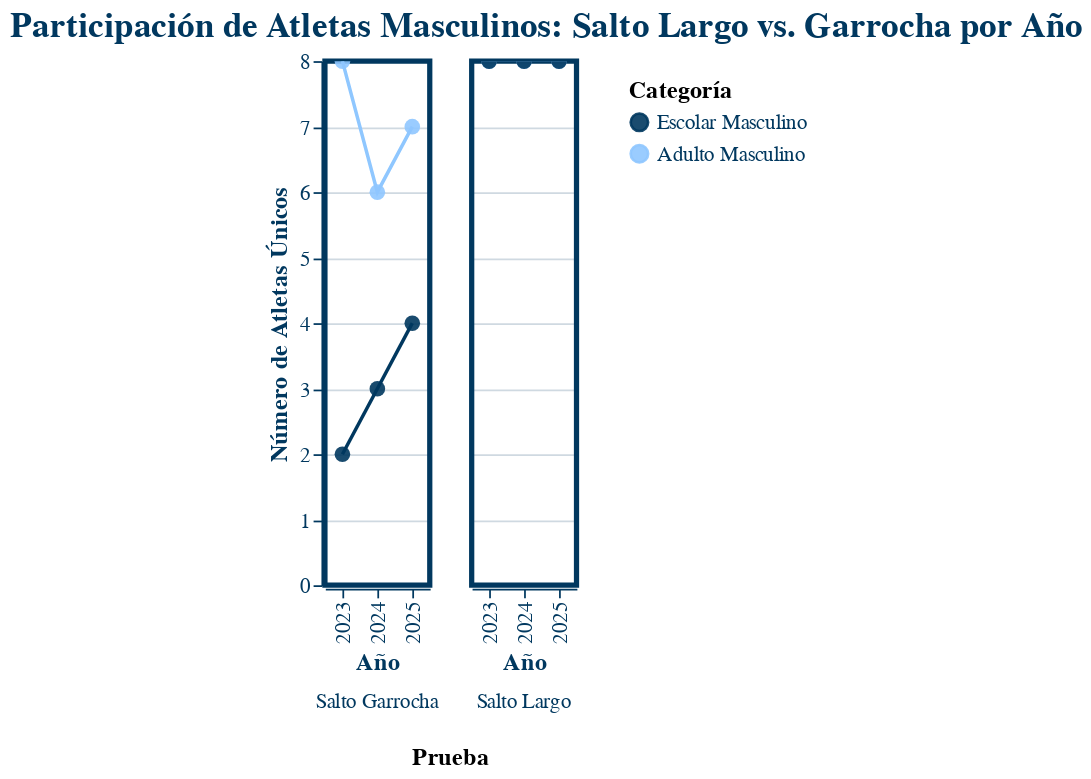
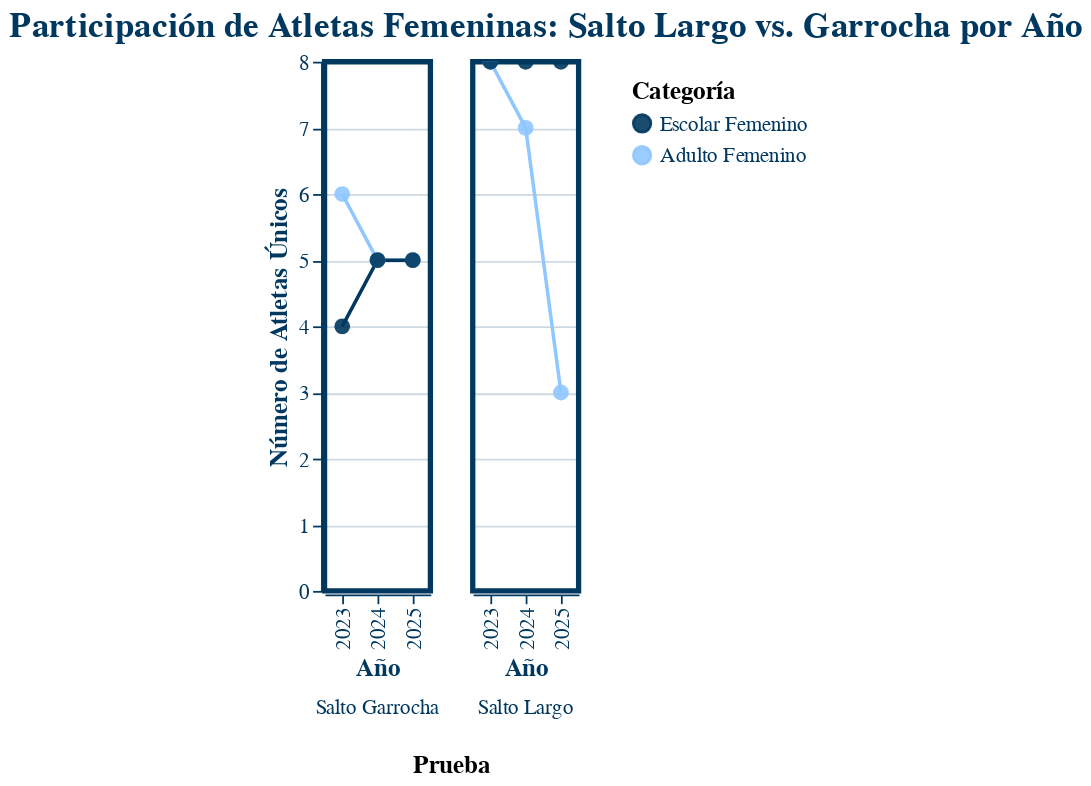

Here is the notebook cell these charts were saved with, in order:
### Code cell
import pandas as pd
import altair as alt
from IPython.display import display, Markdown

# ==============================================================================
# 1. SETUP DE TEMA PERSONALIZADO (Basado en el CSS)
# ==============================================================================

# Colores y fuentes de tu CSS
primary_dark = "#01385F"
secondary_light = "#8fc7ff"
regular_font = 'Rubik-Regular, sans-serif'
bold_font = 'Rubik-ExtraBold, sans-serif'

def custom_webstory_theme():
    return {
        "config": {
            "view": {"stroke": primary_dark, "fill": "#FFFFFF", "strokeWidth": 3},
            "title": {"font": bold_font, "fontSize": 20, "color": primary_dark, "anchor": "middle"},
            "axis": {
                "titleFont": regular_font, "titleFontSize": 14, "titleColor": primary_dark,
                "labelFont": regular_font, "labelFontSize": 12, "labelColor": primary_dark,
                "gridColor": primary_dark + "30", "domainColor": primary_dark, "tickColor": primary_dark
            },
            "header": {
                "titleFont": bold_font, "titleFontSize": 14, "color": primary_dark,
                "labelFont": regular_font, "labelFontSize": 12, "labelColor": primary_dark
            },
            "legend": {
                "titleFont": bold_font, "titleFontSize": 14, "color": primary_dark,
                "labelFont": regular_font, "labelFontSize": 12, "labelColor": primary_dark, "padding": 10
            },
            "range": {
                "category": [secondary_light, primary_dark]
            }
        }
    }

alt.themes.register("webstory_style", custom_webstory_theme)
alt.themes.enable("webstory_style")


# ==============================================================================
# 2. CARGA Y PRE-PROCESAMIENTO DE DATOS
# ==============================================================================

# Cargar el archivo de datos (Asegúrate de que el archivo esté subido a Colab)
try:
    df = pd.read_csv("Florencia_database_utilizada 2.csv", delimiter=';', encoding='latin1')
except FileNotFoundError:
    display(Markdown("---ERROR: Archivo CSV no encontrado. Por favor, sube 'Florencia_database_utilizada 2.csv' a Google Colab.---"))
    exit()

events_to_analyze = ['Salto Largo', 'Salto Garrocha']
df_filtered = df[df['Prueba'].isin(events_to_analyze)].copy()

# Datos de participación por año (para gráficos de líneas y puntos)
participation_df = df_filtered.groupby(['Prueba', 'A\x96o', 'Categoria'])['Nombre Atleta'].nunique().reset_index()
participation_df.rename(columns={'Nombre Atleta': 'Participacion', 'A\x96o': 'Año'}, inplace=True)

# Datos de participación total (para cálculos de cierre y gráfico atómico)
vis_data = df_filtered.groupby(['Prueba', 'Categoria'])['Nombre Atleta'].nunique().reset_index()
vis_data.rename(columns={'Nombre Atleta': 'Total_Participacion'}, inplace=True)
participation_pivot = vis_data.pivot(index='Categoria', columns='Prueba', values='Total_Participacion').fillna(0)


# ==============================================================================
# 3. CÁLCULOS PARA PREGUNTAS DE CIERRE
# ==============================================================================

# Q1: Magnitud de la Brecha (Escolar)
escolar_data = participation_pivot[participation_pivot.index.str.contains('Escolar')]
total_largo_escolar = escolar_data['Salto Largo'].sum()
total_garrocha_escolar = escolar_data['Salto Garrocha'].sum()
brecha_escolar = total_largo_escolar - total_garrocha_escolar

# Q2: Distribución de la Escasez (Garrocha)
garrocha_data = participation_pivot[['Salto Garrocha']]
min_garrocha_categoria = garrocha_data['Salto Garrocha'].idxmin()

# Q3: Comparación de Género (Proporcionalidad)
masc_largo = participation_pivot[participation_pivot.index.str.contains('Masculino')]['Salto Largo'].sum()
masc_garrocha = participation_pivot[participation_pivot.index.str.contains('Masculino')]['Salto Garrocha'].sum()
ratio_masc = masc_largo / masc_garrocha if masc_garrocha > 0 else float('inf')

fem_largo = participation_pivot[participation_pivot.index.str.contains('Femenino')]['Salto Largo'].sum()
fem_garrocha = participation_pivot[participation_pivot.index.str.contains('Femenino')]['Salto Garrocha'].sum()
ratio_fem = fem_largo / fem_garrocha if fem_garrocha > 0 else float('inf')


# ==============================================================================
# 4. FUNCIONES DE GENERACIÓN DE GRÁFICOS
# ==============================================================================

def generate_line_chart(df_data, gender_filter, title_suffix, color_scale_domain):
    """Genera el gráfico de líneas y puntos con el tema personalizado."""

    df_filtered_gender = df_data[df_data['Categoria'].str.contains(gender_filter)].copy()

    color_scale = alt.Scale(
        domain=color_scale_domain,
        range=[primary_dark, secondary_light] # Adulto (Oscuro) y Escolar (Claro)
    )

    base = alt.Chart(df_filtered_gender).encode(
        x=alt.X('Año:O', axis=alt.Axis(title='Año')),
        y=alt.Y('Participacion:Q', axis=alt.Axis(title='Número de Atletas Únicos')),
        color=alt.Color('Categoria:N', title='Categoría', scale=color_scale)
    )

    line = base.mark_line().encode(
        tooltip=['Año:O', 'Categoria:N', alt.Tooltip('Participacion:Q', title='Participación')]
    )

    points = base.mark_point(filled=True, size=80, strokeWidth=1, opacity=0.9).encode(
        tooltip=['Año:O', 'Categoria:N', alt.Tooltip('Participacion:Q', title='Participación')]
    )

    chart = (line + points).facet(
        column=alt.Column('Prueba:N', header=alt.Header(titleOrient="bottom", labelOrient="bottom"), title='Prueba')
    ).properties(
        title=f'Participación de Atletas {title_suffix}: Salto Largo vs. Garrocha por Año'
    ).interactive()

    return chart

def generate_atomic_chart(df_data):
    """Genera el gráfico de barras agrupadas para el cierre."""

    color_scale = alt.Scale(
        domain=['Salto Largo', 'Salto Garrocha'],
        range=[secondary_light, primary_dark] # Largo (Claro) vs Garrocha (Oscuro)
    )

    base = alt.Chart(df_data).encode(
        y=alt.Y('Total_Participacion:Q', title='Total de Atletas Únicos (2023-2025)'),
        x=alt.X('Prueba:N', title='Prueba', axis=None),
        color=alt.Color('Prueba:N', scale=color_scale, title='Prueba'),
        tooltip=['Categoria:N', 'Prueba:N', alt.Tooltip('Total_Participacion:Q', title='Participación Total')]
    )

    bars = base.mark_bar().properties(height=300)

    text = base.mark_text(
        align='center',
        baseline='bottom',
        dy=-5,
        color=primary_dark
    ).encode(
        text=alt.Text('Total_Participacion:Q', format=',.0f'),
        order=alt.Order('Total_Participacion', sort='descending')
    )

    chart = (bars + text).properties(
        title='Diferencia de Participación Absoluta por Categoría (Total Atletas 2023-2025)'
    ).facet(
        column=alt.Column('Categoria:N', header=alt.Header(titleOrient="top", labelOrient="bottom", title='Categoría'))
    ).resolve_scale(
        x='independent'
    ).interactive()

    return chart

# ==============================================================================
# 5. CRÓNICA Y PRESENTACIÓN DE RESULTADOS (Texto Ajustado)
# ==============================================================================

# Texto Introductorio
cronica_markdown = f"""
#Una mejora de resultados que aún no se refleja en el salto con garrocha

El reporte de resultados, tanto en lanzamientos, como en 800 metros planos, no refleja la infraestructura y la participación en las pruebas de salto. Es por esto que analizamos la magnitud y distribución de la escasez, utilizando los datos de participación absoluta.

---

## **Las cifras de la desigualdad**

El siguiente gráfico compara la participación total en **salto largo** y **salto con garrocha** por categoría, revela las cifras exactas que sustentan la necesidad urgente de infraestructura, tal como las pistas de alta competencia públicas, que hoy se limitan a regiones como Limache en la Región de Valparaíso (Fuente: Limache inauguró moderna Pista Atlética de Alta Competencia.pdf) y las de la Región Metropolitana, como el Estadio Nacional reconstruido para los Juegos Panamericanos Santiago 2023.

---
### Participación de atletas por año

A continuación, la evolución de la participación anual por género:
"""

# Texto de Cierre y Respuestas a Preguntas
cierre_markdown = f"""
---
## **Análisis de la brecha: preguntas y respuestas**

A continuación, las respuestas a nuestras preguntas de cierre, basadas en el análisis de la participación total, entre 2023 y 2025, junto a su visualización:

1.  **Magnitud de la brecha en categoría escolar**
    * **Pregunta:** ¿Cuál es la diferencia absoluta de atletas únicos entre salto largo y salto garrocha en las categorías Escolares masculina y femenina?
    * **Respuesta:** En la categoría Escolar, hay **{int(brecha_escolar)} atletas únicos más** participando en salto largo que en salto con garrocha.

2.  **Distribución de la escasez**
    * **Pregunta:** ¿En qué categoría se concentra la menor participación absoluta en salto con garrocha a nivel nacional?
    * **Respuesta:** La menor participación absoluta en salto con garrocha se concentra en la categoría **{min_garrocha_categoria}**, con solo **{int(garrocha_data.loc[min_garrocha_categoria]['Salto Garrocha'])} atletas únicos** en el periodo analizado.

3.  **Comparación de Género**
    * **Pregunta:** ¿La brecha de participación entre salto largo y salto garrocha es proporcionalmente mayor en categorías masculinas o femeninas?
    * **Respuesta:** La diferencia de participación es **proporcionalmente mayor** en las categorías **Femeninas**, rango de **{ratio_fem:.2f} veces más** participantes en largo que en garrocha, en comparación con las categorías Masculinas, que es **{ratio_masc:.2f} veces** más.

> Las categorías femeninas, especialmente la adulta, enfrentan la mayor escasez relativa de atletas en salto con garrocha. Esto refuerza el argumento de que la falta de acceso a instalaciones especializadas de nivel superior, como la nueva pista del Estadio Nacional, anunciada por Fedachi en 2023, que sí soporta estas pruebas, impacta de manera más aguda en el desarrollo de esta especialidad en el país.

"""

# ==============================================================================
# 6. ORDEN DE DESPLIEGUE EN COLAB
# ==============================================================================

# 6.1 Mostrar la Crónica Introductoria
display(Markdown(cronica_markdown))

# 6.2 Generar y mostrar el Gráfico Masculino (Líneas y Puntos)
display(generate_line_chart(
    participation_df,
    'Masculino',
    'Masculinos',
    ['Escolar Masculino', 'Adulto Masculino']
))

# 6.3 Generar y mostrar el Gráfico Femenino (Líneas y Puntos)
display(generate_line_chart(
    participation_df,
    'Femenino',
    'Femeninas',
    ['Escolar Femenino', 'Adulto Femenino']
))

# 6.4 Mostrar el Cierre y las Preguntas de Investigación
display(Markdown(cierre_markdown))

# 6.5 Generar y mostrar el Gráfico Atómico de Cierre
display(generate_atomic_chart(vis_data))

### Figure 1 — Vega-Lite specification as saved in the notebook (floating-point values rounded to 4 significant figures)
{"config": {"view": {"stroke": "#01385F", "fill": "#FFFFFF", "strokeWidth": 3}, "title": {"font": "Rubik-ExtraBold, sans-serif", "fontSize": 20, "color": "#01385F", "anchor": "middle"}, "axis": {"titleFont": "Rubik-Regular, sans-serif", "titleFontSize": 14, "titleColor": "#01385F", "labelFont": "Rubik-Regular, sans-serif", "labelFontSize": 12, "labelColor": "#01385F", "gridColor": "#01385F30", "domainColor": "#01385F", "tickColor": "#01385F"}, "header": {"titleFont": "Rubik-ExtraBold, sans-serif", "titleFontSize": 14, "color": "#01385F", "labelFont": "Rubik-Regular, sans-serif", "labelFontSize": 12, "labelColor": "#01385F"}, "legend": {"titleFont": "Rubik-ExtraBold, sans-serif", "titleFontSize": 14, "color": "#01385F", "labelFont": "Rubik-Regular, sans-serif", "labelFontSize": 12, "labelColor": "#01385F", "padding": 10}, "range": {"category": ["#8fc7ff", "#01385F"]}}, "data": {"name": "data-b2eeee11926d6021966586c85dbc2f15"}, "facet": {"column": {"field": "Prueba", "header": {"labelOrient": "bottom", "titleOrient": "bottom"}, "title": "Prueba", "type": "nominal"}}, "spec": {"layer": [{"mark": {"type": "line"}, "encoding": {"color": {"field": "Categoria", "scale": {"domain": ["Escolar Masculino", "Adulto Masculino"], "range": ["#01385F", "#8fc7ff"]}, "title": "Categoría", "type": "nominal"}, "tooltip": [{"field": "Año", "type": "ordinal"}, {"field": "Categoria", "type": "nominal"}, {"field": "Participacion", "title": "Participación", "type": "quantitative"}], "x": {"axis": {"title": "Año"}, "field": "Año", "type": "ordinal"}, "y": {"axis": {"title": "Número de Atletas Únicos"}, "field": "Participacion", "type": "quantitative"}}, "name": "view_21"}, {"mark": {"type": "point", "filled": true, "opacity": 0.9, "size": 80, "strokeWidth": 1}, "encoding": {"color": {"field": "Categoria", "scale": {"domain": ["Escolar Masculino", "Adulto Masculino"], "range": ["#01385F", "#8fc7ff"]}, "title": "Categoría", "type": "nominal"}, "tooltip": [{"field": "Año", "type": "ordinal"}, {"field": "Categoria", "type": "nominal"}, {"field": "Participacion", "title": "Participación", "type": "quantitative"}], "x": {"axis": {"title": "Año"}, "field": "Año", "type": "ordinal"}, "y": {"axis": {"title": "Número de Atletas Únicos"}, "field": "Participacion", "type": "quantitative"}}}]}, "params": [{"name": "param_22", "select": {"type": "interval", "encodings": ["x", "y"]}, "bind": "scales", "views": ["view_21"]}], "title": "Participación de Atletas Masculinos: Salto Largo vs. Garrocha por Año", "$schema": "https://vega.github.io/schema/vega-lite/v5.20.1.json", "datasets": {"data-b2eeee11926d6021966586c85dbc2f15": [{"Prueba": "Salto Garrocha", "Año": 2023, "Categoria": "Adulto Masculino", "Participacion": 8}, {"Prueba": "Salto Garrocha", "Año": 2023, "Categoria": "Escolar Masculino", "Participacion": 2}, {"Prueba": "Salto Garrocha", "Año": 2024, "Categoria": "Adulto Masculino", "Participacion": 6}, {"Prueba": "Salto Garrocha", "Año": 2024, "Categoria": "Escolar Masculino", "Participacion": 3}, {"Prueba": "Salto Garrocha", "Año": 2025, "Categoria": "Adulto Masculino", "Participacion": 7}, {"Prueba": "Salto Garrocha", "Año": 2025, "Categoria": "Escolar Masculino", "Participacion": 4}, {"Prueba": "Salto Largo", "Año": 2023, "Categoria": "Adulto Masculino", "Participacion": 8}, {"Prueba": "Salto Largo", "Año": 2023, "Categoria": "Escolar Masculino", "Participacion": 8}, {"Prueba": "Salto Largo", "Año": 2024, "Categoria": "Adulto Masculino", "Participacion": 8}, {"Prueba": "Salto Largo", "Año": 2024, "Categoria": "Escolar Masculino", "Participacion": 8}, {"Prueba": "Salto Largo", "Año": 2025, "Categoria": "Adulto Masculino", "Participacion": 8}, {"Prueba": "Salto Largo", "Año": 2025, "Categoria": "Escolar Masculino", "Participacion": 8}]}}

### Figure 2 — Vega-Lite specification as saved in the notebook (floating-point values rounded to 4 significant figures)
{"config": {"view": {"stroke": "#01385F", "fill": "#FFFFFF", "strokeWidth": 3}, "title": {"font": "Rubik-ExtraBold, sans-serif", "fontSize": 20, "color": "#01385F", "anchor": "middle"}, "axis": {"titleFont": "Rubik-Regular, sans-serif", "titleFontSize": 14, "titleColor": "#01385F", "labelFont": "Rubik-Regular, sans-serif", "labelFontSize": 12, "labelColor": "#01385F", "gridColor": "#01385F30", "domainColor": "#01385F", "tickColor": "#01385F"}, "header": {"titleFont": "Rubik-ExtraBold, sans-serif", "titleFontSize": 14, "color": "#01385F", "labelFont": "Rubik-Regular, sans-serif", "labelFontSize": 12, "labelColor": "#01385F"}, "legend": {"titleFont": "Rubik-ExtraBold, sans-serif", "titleFontSize": 14, "color": "#01385F", "labelFont": "Rubik-Regular, sans-serif", "labelFontSize": 12, "labelColor": "#01385F", "padding": 10}, "range": {"category": ["#8fc7ff", "#01385F"]}}, "data": {"name": "data-bedb777d0c043263b1e63dd5ba6982ef"}, "facet": {"column": {"field": "Prueba", "header": {"labelOrient": "bottom", "titleOrient": "bottom"}, "title": "Prueba", "type": "nominal"}}, "spec": {"layer": [{"mark": {"type": "line"}, "encoding": {"color": {"field": "Categoria", "scale": {"domain": ["Escolar Femenino", "Adulto Femenino"], "range": ["#01385F", "#8fc7ff"]}, "title": "Categoría", "type": "nominal"}, "tooltip": [{"field": "Año", "type": "ordinal"}, {"field": "Categoria", "type": "nominal"}, {"field": "Participacion", "title": "Participación", "type": "quantitative"}], "x": {"axis": {"title": "Año"}, "field": "Año", "type": "ordinal"}, "y": {"axis": {"title": "Número de Atletas Únicos"}, "field": "Participacion", "type": "quantitative"}}, "name": "view_22"}, {"mark": {"type": "point", "filled": true, "opacity": 0.9, "size": 80, "strokeWidth": 1}, "encoding": {"color": {"field": "Categoria", "scale": {"domain": ["Escolar Femenino", "Adulto Femenino"], "range": ["#01385F", "#8fc7ff"]}, "title": "Categoría", "type": "nominal"}, "tooltip": [{"field": "Año", "type": "ordinal"}, {"field": "Categoria", "type": "nominal"}, {"field": "Participacion", "title": "Participación", "type": "quantitative"}], "x": {"axis": {"title": "Año"}, "field": "Año", "type": "ordinal"}, "y": {"axis": {"title": "Número de Atletas Únicos"}, "field": "Participacion", "type": "quantitative"}}}]}, "params": [{"name": "param_23", "select": {"type": "interval", "encodings": ["x", "y"]}, "bind": "scales", "views": ["view_22"]}], "title": "Participación de Atletas Femeninas: Salto Largo vs. Garrocha por Año", "$schema": "https://vega.github.io/schema/vega-lite/v5.20.1.json", "datasets": {"data-bedb777d0c043263b1e63dd5ba6982ef": [{"Prueba": "Salto Garrocha", "Año": 2023, "Categoria": "Adulto Femenino", "Participacion": 6}, {"Prueba": "Salto Garrocha", "Año": 2023, "Categoria": "Escolar Femenino", "Participacion": 4}, {"Prueba": "Salto Garrocha", "Año": 2024, "Categoria": "Adulto Femenino", "Participacion": 5}, {"Prueba": "Salto Garrocha", "Año": 2024, "Categoria": "Escolar Femenino", "Participacion": 5}, {"Prueba": "Salto Garrocha", "Año": 2025, "Categoria": "Adulto Femenino", "Participacion": 5}, {"Prueba": "Salto Garrocha", "Año": 2025, "Categoria": "Escolar Femenino", "Participacion": 5}, {"Prueba": "Salto Largo", "Año": 2023, "Categoria": "Adulto Femenino", "Participacion": 8}, {"Prueba": "Salto Largo", "Año": 2023, "Categoria": "Escolar Femenino", "Participacion": 8}, {"Prueba": "Salto Largo", "Año": 2024, "Categoria": "Adulto Femenino", "Participacion": 7}, {"Prueba": "Salto Largo", "Año": 2024, "Categoria": "Escolar Femenino", "Participacion": 8}, {"Prueba": "Salto Largo", "Año": 2025, "Categoria": "Adulto Femenino", "Participacion": 3}, {"Prueba": "Salto Largo", "Año": 2025, "Categoria": "Escolar Femenino", "Participacion": 8}]}}
